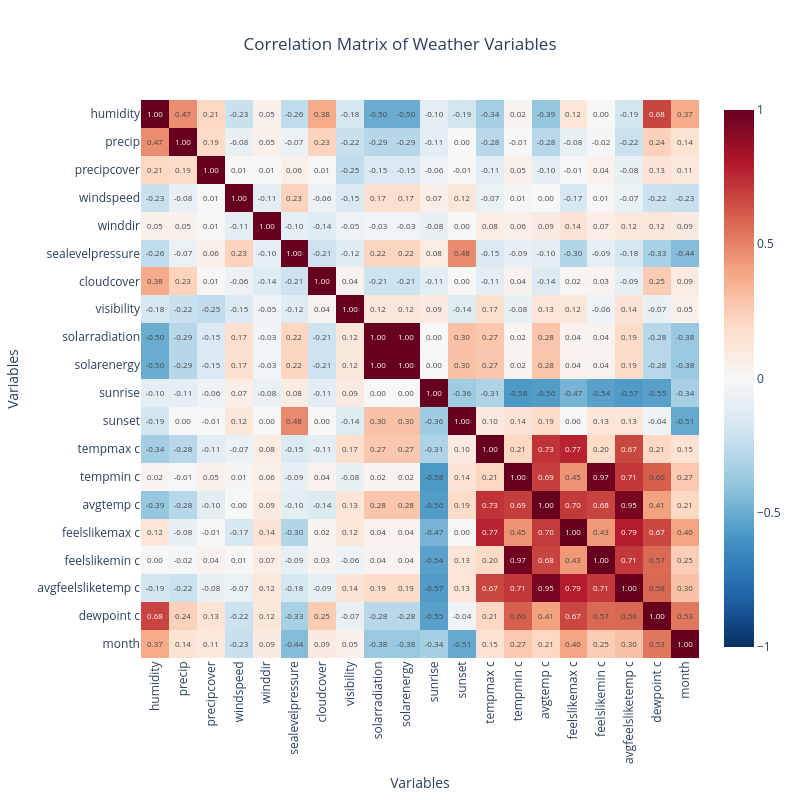

The notebook cell saved with this chart:
### Code cell
import plotly.express as px
import pandas as pd

corr = weather.corr(numeric_only=True)

fig = px.imshow(
    corr,
    text_auto='.2f',
    color_continuous_scale='RdBu_r',
    zmin=-1,
    zmax=1,
    title="Correlation Matrix of Weather Variables"
)
fig.update_layout(width=800, height=800)
fig.update_xaxes(title_text='Variables')
fig.update_yaxes(title_text='Variables')
fig.update_traces(hovertemplate='Variable: %{x}<br>Correlation: %{z:.2f}')
fig.update_layout(
    title={
        'text': "Correlation Matrix of Weather Variables",
        'x': 0.5,  # Center the title
        'xanchor': 'center'
    }  
)
fig.update_xaxes(title_text='Variables', tickangle=-90)

fig.show()

### Figure 1 — Plotly figure (JSON) as saved in the notebook; plotly's stock layout.template omitted (floating-point values rounded to 4 significant figures; data arrays with more than 128 entries replaced by an {"elided": "..."} marker saying what was removed)
{"data": [{"coloraxis": "coloraxis", "hovertemplate": "Variable: %{x}<br>Correlation: %{z:.2f}", "name": "0", "texttemplate": "%{z:.2f}", "type": "heatmap", "x": ["humidity", "precip", "precipcover", "windspeed", "winddir", "sealevelpressure", "cloudcover", "visibility", "solarradiation", "solarenergy", "sunrise", "sunset", "tempmax c", "tempmin c", "avgtemp c", "feelslikemax c", "feelslikemin c", "avgfeelsliketemp c", "dewpoint c", "month"], "xaxis": "x", "y": ["humidity", "precip", "precipcover", "windspeed", "winddir", "sealevelpressure", "cloudcover", "visibility", "solarradiation", "solarenergy", "sunrise", "sunset", "tempmax c", "tempmin c", "avgtemp c", "feelslikemax c", "feelslikemin c", "avgfeelsliketemp c", "dewpoint c", "month"], "yaxis": "y", "z": {"elided": "20x20 float values"}}], "layout": {"coloraxis": {"cmax": 1, "cmin": -1, "colorscale": [[0, "rgb(5,48,97)"], [0.1, "rgb(33,102,172)"], [0.2, "rgb(67,147,195)"], [0.3, "rgb(146,197,222)"], [0.4, "rgb(209,229,240)"], [0.5, "rgb(247,247,247)"], [0.6, "rgb(253,219,199)"], [0.7, "rgb(244,165,130)"], [0.8, "rgb(214,96,77)"], [0.9, "rgb(178,24,43)"], [1, "rgb(103,0,31)"]]}, "height": 800, "title": {"text": "Correlation Matrix of Weather Variables", "x": 0.5, "xanchor": "center"}, "width": 800, "xaxis": {"anchor": "y", "constrain": "domain", "domain": [0, 1], "scaleanchor": "y", "tickangle": -90, "title": {"text": "Variables"}}, "yaxis": {"anchor": "x", "autorange": "reversed", "constrain": "domain", "domain": [0, 1], "title": {"text": "Variables"}}}}
